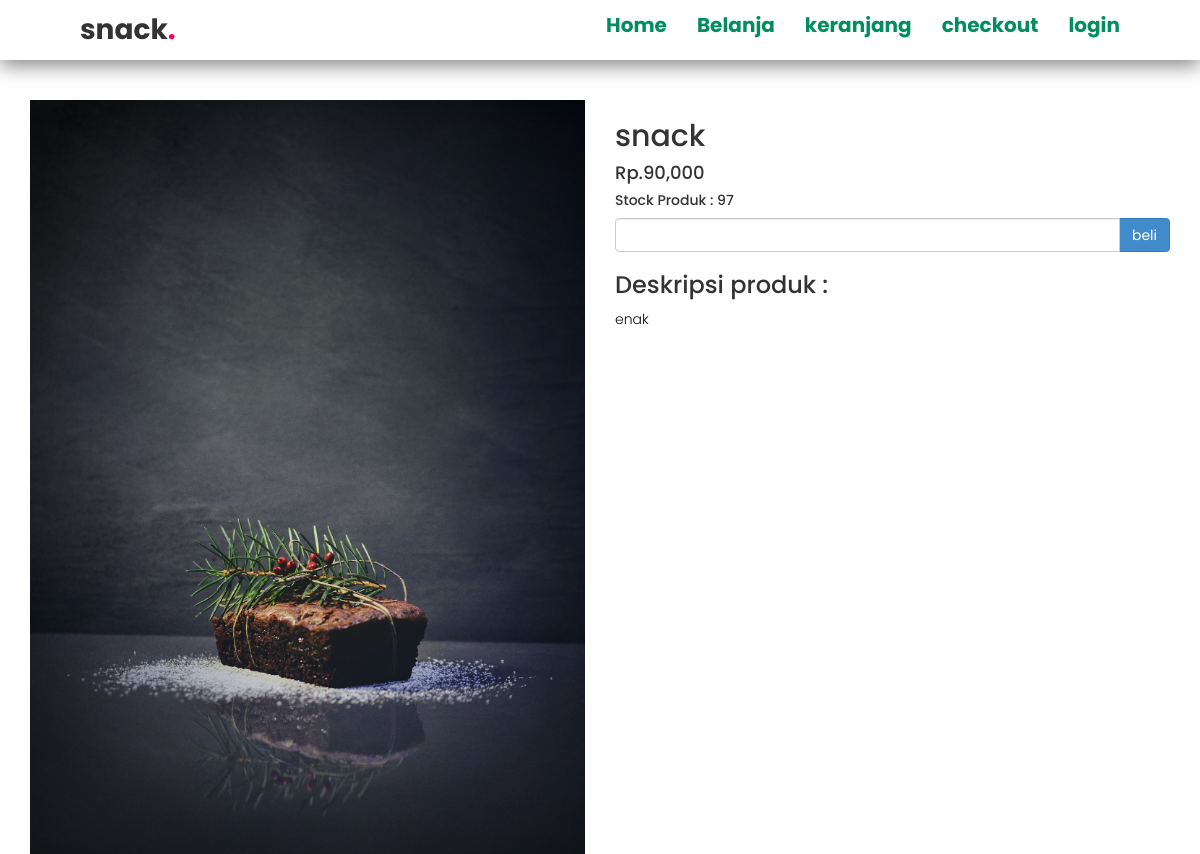
Screenshot of /TA/detail.php?id=30 with the database file from the repository.
### tables this page shows
CREATE TABLE `produk` (
  `id_produk` int(11) NOT NULL,
  `nama_produk` varchar(100) NOT NULL,
  `harga_produk` int(50) NOT NULL,
  `berat_produk` int(60) NOT NULL,
  `foto_produk` varchar(100) NOT NULL,
  `deskripsi_produk` varchar(100) NOT NULL,
  `stock_produk` int(100) NOT NULL,
  `id_kategori` int(100) NOT NULL
);

### TA/detail.php (the view, shortened to what this page needs)
<?php
include 'koneksi.php';
?>
<?php
$id_produk = $_GET["id"];
$ambil = $koneksi->query("SELECT * FROM produk WHERE id_produk='$id_produk'");
$pecah_produk = $ambil->fetch_assoc();
?>
<!DOCTYPE html>
<html>
<head>
	<link rel="stylesheet" href="admin/assets/css/bootstrap.css">
	<link rel="stylesheet" type="text/css" href="stylenav.css">
</head>
<body>
	<header>
		<a href="" class="logo">snack<span>.</span></a>
		<ul class="navigation">
			<li><a href="../onelandign/index.php" onclick="toggleMenu();"> Home</a></li>
			<li><a href="index.php" onclick="toggleMenu();"> Belanja </a></li>
			<li><a href="keranjang.php"onclick="toggleMenu();"> keranjang</a></li>
			<li><a href="checkout.php"onclick="toggleMenu();"> checkout</a></li>
			<?php if (isset($_SESSION["pelanggan"])):?>
			<li><a href="logout.php"onclick="toggleMenu();"> logout</a></li>
			<li><a href="riwayat.php"onclick="toggleMenu();"> riwayat</a></li>
			<?php else: ?>
			<li><a href="login.php"onclick="toggleMenu();"> login</a></li>
			<?php endif?>
		</ul>
	</header>
<br><br>
	<section class="konten">
		<br><br><br>
		<div class="container">
			<div class="row">
				<div class="col-md-6">
				<img src="foto_produk/<?php echo $pecah_produk["foto_produk"];?>" alt="" class="img-responsive">
				</div>
				<div class="col-md-6">
					<strong><h2 ><?php echo $pecah_produk['nama_produk'];?></h2></strong>
					<h4>Rp.<?php echo number_format($pecah_produk['harga_produk']);?></h4>
					<h5 >Stock Produk : <?php echo $pecah_produk['stock_produk'];?></h5>
					<form method="POST">
					<div class="form-group">
						<div class="input-group">
							<input type="number" name="jumlah" min="1" class="form-control" max="<?php echo $pecah_produk['stock_produk']?>" required >
							<div class="input-group-btn">
								<button class="btn btn-primary" name="beli">beli</button>
							</div>
						</div>
					</div>
					</form>
					<h3>Deskripsi produk :</h3>
					<p><?php echo $pecah_produk['deskripsi_produk'];?></p>
				</div>
			</div>
		</div>
	</section>
</body>
</html>

### TA/stylenav.css (style rules this page uses)
* { margin: 0; padding: 0; box-sizing: border-box; font-family: 'Poppins', sans-serif; scroll-behavior: smooth; }
p { font-weight: 300; color: #111; }
header { position: fixed; top: 0; left: 0; width: 100%; padding: 10px 80px; z-index: 10000; display: flex; justify-content: space-between; align-items: center; transition: 0.5s; background-color: transparent; }
header .logo { color: #fff; font-weight: 700; font-size: 2em; text-decoration: none; }
header .logo span { padding-bottom:20px; color: #ff0157; }
header .navigation { position: relative; display: flex; }
header .navigation li { list-style: none; margin-left: 30px; }
header .navigation li a { padding-top: 20px; text-decoration: none; color: rgb(0 142 93);; font-weight: 700; font-size: 20px; }

### TA/detail.php (style rules this page uses)
header .logo { color: #333; }
header { box-shadow: 0 5px 20px rgba(0,0,0,0.5); }

### rows the page displays
produk: foto_produk (picture), nama_produk "snack", harga_produk "90,000", stock_produk "97", deskripsi_produk "enak"
